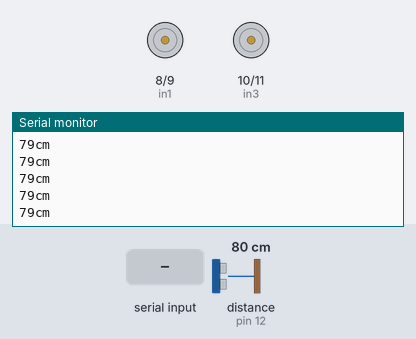
A sketch run on a simulated Arduino Uno, built with avr-gcc and run on an emulated ATmega328P. Parts: motor-driver pin pairs drawn as motors (green arrow = first pin HIGH = forward, orange = second pin HIGH = backward, longer = more drive, scaled by the enable pin), the last lines printed to the serial monitor. Wiring (inferred from the names in the program): ultrasonic range finder: trigger pin 13; echo pin 12. The inputs (shaded band) are chosen by the test bench; at power-on: distance to the obstacle (sensor on pin 12) 80 cm. The echo pulse lasts 58.3 µs per cm.

Above: at 1.2 s.
1.3 s: "2\n" received over the second serial link
4.5 s: distance to the obstacle (sensor on pin 12) set to 33 cm
At 4.51 s:
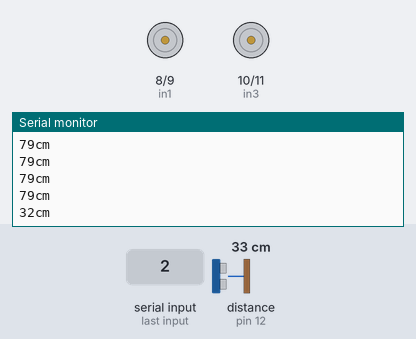
6.0 s: distance to the obstacle (sensor on pin 12) set to 28 cm
At 6.2 s:
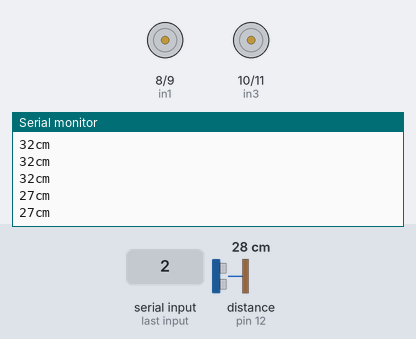
Timing chart, 0 to 9.0 s (numbered marks = the images above; inputs shaded):
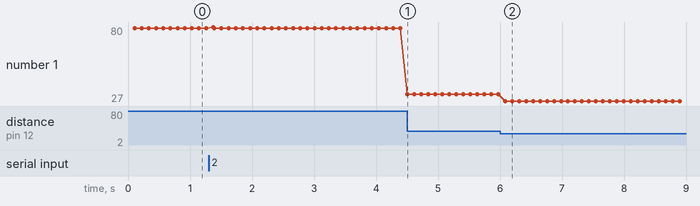

Measured:
- after the input at 4.5 s, the serial monitor: prints a new line at once (image 1)
- after the input at 6.0 s, the serial monitor: prints a new line after 0.08 s (image 2)
- plotted number 1: 79 → 32 after the input at 4.5 s, 32 → 27 after the input at 6.0 s

The sketch:

Robotic_car_Arduino_UNO_unit.ino
```cpp
#include <SoftwareSerial.h>
SoftwareSerial nodemcu(2,3);

long int data;
int firstVal, secondVal,thirdVal;
int trigPIN = 13;
int echoPIN = 12;


String myString; // complete message from arduino, which consistors of snesors data
char rdata; // received charactors
String cdata; // complete data

// for L298N motor driver
int ena = 5;
int enb = 6;

int in1 = 8;
int in2 = 9;
int in3 = 10;
int in4 = 11;


void setup()
{
Serial.begin(9600);
nodemcu.begin(9600);

  pinMode(echoPIN, INPUT);
  pinMode(trigPIN, OUTPUT);
  //Serial.begin(9600);

 pinMode(ena, OUTPUT);
  pinMode(enb, OUTPUT);

  pinMode(in1, OUTPUT);
  pinMode(in2, OUTPUT);
  pinMode(in3, OUTPUT);
  pinMode(in4, OUTPUT);

 analogWrite(ena, 0);
 analogWrite(enb, 0);

}

void loop()
{

if(nodemcu.available() == 0 )
{

   delay(100); // 100 milli seconds

}

if ( nodemcu.available() > 0 )
{

      rdata = nodemcu.read();
    myString = myString+ rdata;
    //Serial.print(rdata);
    if( rdata == '\n')
    {
Serial.println(myString);
// new code
String l = getValue(myString, ',', 0);
String m = getValue(myString, ',', 1);
String n = getValue(myString, ',', 2);


firstVal = l.toInt(); // for left and right
secondVal = m.toInt(); // forward and reverse
thirdVal = n.toInt(); // speed

  myString = "";


            if ( (firstVal == 2) && (secondVal == 2) ) // for joystic normal position
            {
                analogWrite(ena,0);
                analogWrite(enb,0);
                digitalWrite(in1,LOW);
                digitalWrite(in2,LOW);
                digitalWrite(in3,LOW);
                digitalWrite(in3,LOW);

            } else

            if ( (firstVal == 2) && (secondVal == 4) ) // Forward direction
            {
                analogWrite(ena,thirdVal);
                analogWrite(enb,thirdVal);
                  digitalWrite(in1,HIGH);
                  digitalWrite(in2, LOW);
                  digitalWrite(in3,LOW);
                  digitalWrite(in4,HIGH);
            }else

            if ( (firstVal == 2) && (secondVal == 0) ) // reverse direction
            {
                analogWrite(ena,thirdVal);
                analogWrite(enb,thirdVal);
                digitalWrite(in1,LOW);
                digitalWrite(in2, HIGH);
                digitalWrite(in3,HIGH);
                digitalWrite(in4,LOW);
            }else

           if ( (firstVal == 4) && (secondVal == 2) ) // Right
            {
                analogWrite(ena,thirdVal);
                analogWrite(enb,thirdVal);
                digitalWrite(in1,HIGH);
                digitalWrite(in2, LOW);
                digitalWrite(in3,HIGH);
                digitalWrite(in4,LOW);
            } else


           if ( (firstVal == 0) && (secondVal == 2) ) // left
            {
                analogWrite(ena,thirdVal);
                analogWrite(enb,thirdVal);
                digitalWrite(in1,LOW);
                digitalWrite(in2, HIGH);
                digitalWrite(in3,LOW);
                digitalWrite(in4,HIGH);
            }
    }

}
long duration, distance;
  digitalWrite(trigPIN, LOW);
  delayMicroseconds(20);
  digitalWrite(trigPIN,HIGH);
  delayMicroseconds(50);
  digitalWrite(trigPIN,LOW);
  duration = pulseIn(echoPIN,HIGH);
  distance = (duration/2)/29.1;
  Serial.print(distance);
  Serial.println("cm");
  delay(10);

  if (distance < 30) {
                analogWrite(ena,0);
                analogWrite(enb,0);
                digitalWrite(in1,LOW);
                digitalWrite(in2,LOW);
                digitalWrite(in3,LOW);
                digitalWrite(in3,LOW);
  }

}


String getValue(String data, char separator, int index)
{
    int found = 0;
    int strIndex[] = { 0, -1 };
    int maxIndex = data.length() - 1;

    for (int i = 0; i <= maxIndex && found <= index; i++) {
        if (data.charAt(i) == separator || i == maxIndex) {
            found++;
            strIndex[0] = strIndex[1] + 1;
            strIndex[1] = (i == maxIndex) ? i+1 : i;
        }
    }
    return found > index ? data.substring(strIndex[0], strIndex[1]) : "";
 }
```
